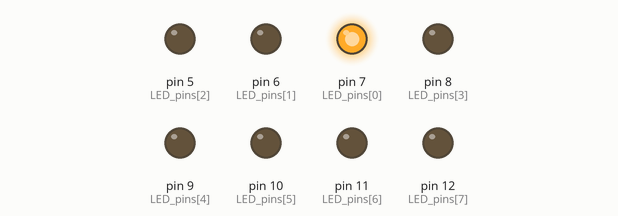
A sketch run on a simulated Arduino Uno, built with avr-gcc and run on an emulated ATmega328P. Parts: output pins drawn as LEDs (lit = HIGH).

Above: at 0.05 s.
At 0.45 s:
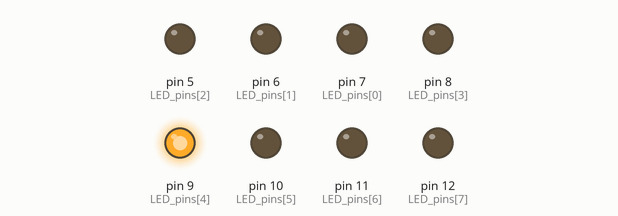
At 0.85 s:
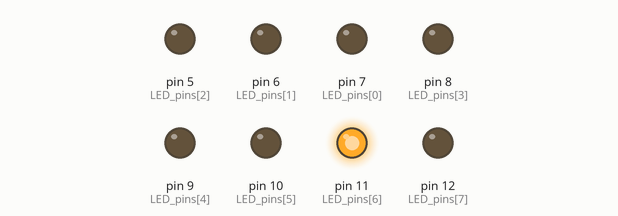
At 1.65 s:
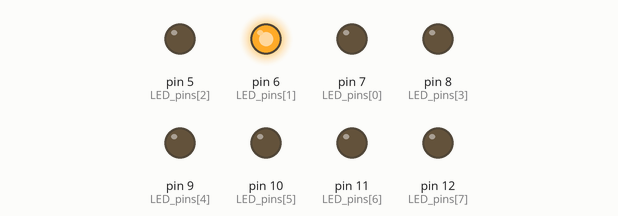
At 2.45 s:
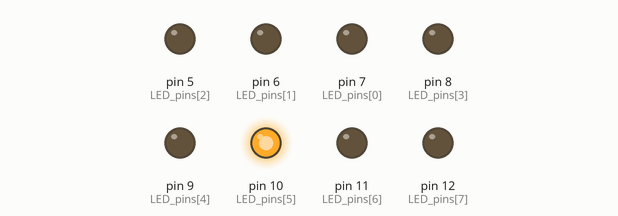
At 3.35 s:
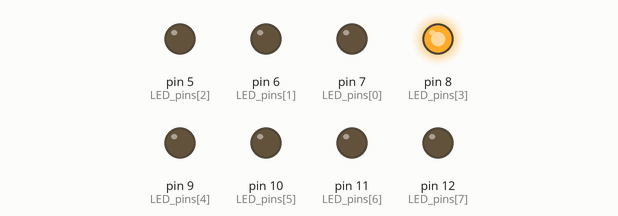
Timing chart, 0 to 3.6 s (numbered marks = the images above):
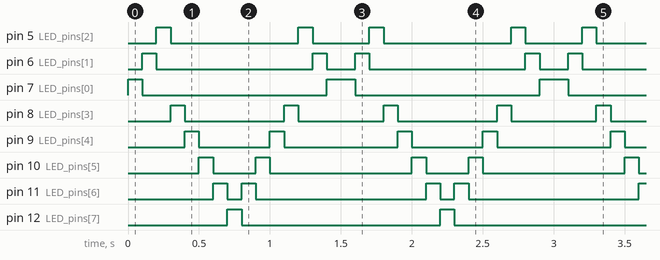

The sketch:

P1_Coche_fantastico.ino
```cpp
/*
  ISABA - 2025
  German Bueno y Pol Pavo
  T12 - Encarna Garcia

*/

int LED_pins[] = {7, 6, 5, 8, 9, 10, 11, 12};
int longitud = 8;
void setup() {
  // put your setup code here, to run once:
  for(int i = 0; i < longitud; ++i){
      pinMode(LED_pins[i], OUTPUT);
  }

}

void loop() {
  // put your main code here, to run repeatedly:
  for(int i = 0; i < longitud; ++i){
      digitalWrite(LED_pins[i], HIGH);
      if(i != 0){
        digitalWrite(LED_pins[i-1], LOW);
      }
      delay(100);
  }
  for(int i = longitud-2; i >= 0; --i){
      digitalWrite(LED_pins[i], HIGH);
       digitalWrite(LED_pins[i+1], LOW);
      delay(100);
  }
}
```

Measured:
- by itself, pin 5 (LED_pins[2]): repeats every 1.5 s: LOW 0.90 s, HIGH 0.10 s, LOW 0.40 s, HIGH 0.10 s
- by itself, pin 6 (LED_pins[1]): repeats every 1.5 s: LOW 1.1 s, HIGH 0.10 s, LOW 0.20 s, HIGH 0.10 s
- by itself, pin 7 (LED_pins[0]): repeats every 1.5 s: LOW 1.3 s, HIGH 0.20 s
- by itself, pin 8 (LED_pins[3]): alternates HIGH for 0.10 s and LOW for 0.65 s
- by itself, pin 9 (LED_pins[4]): repeats every 1.5 s: LOW 0.50 s, HIGH 0.10 s, LOW 0.80 s, HIGH 0.10 s
- by itself, pin 10 (LED_pins[5]): repeats every 1.5 s: LOW 0.30 s, HIGH 0.10 s, LOW 1.0 s, HIGH 0.10 s
- by itself, pin 11 (LED_pins[6]): repeats every 1.5 s: LOW 0.10 s, HIGH 0.10 s, LOW 1.2 s, HIGH 0.10 s
- by itself, pin 12 (LED_pins[7]): alternates HIGH for 0.10 s and LOW for 1.4 s
